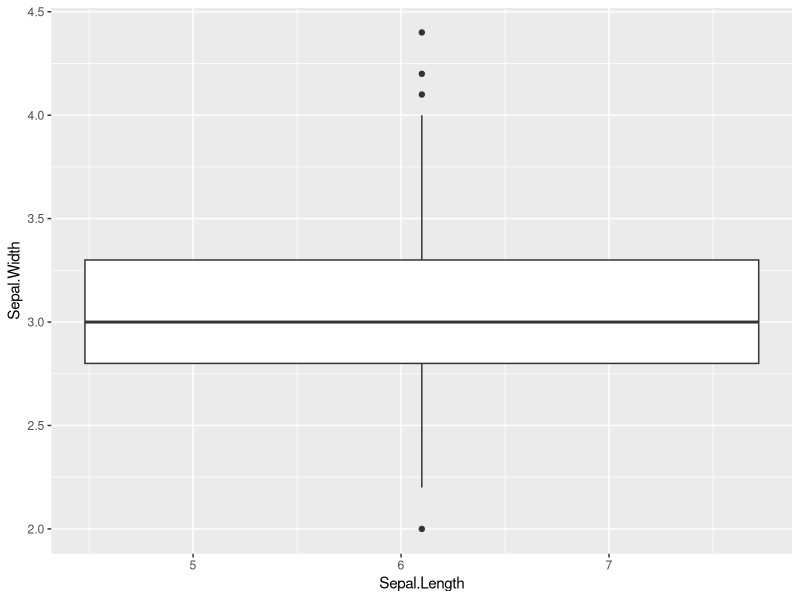
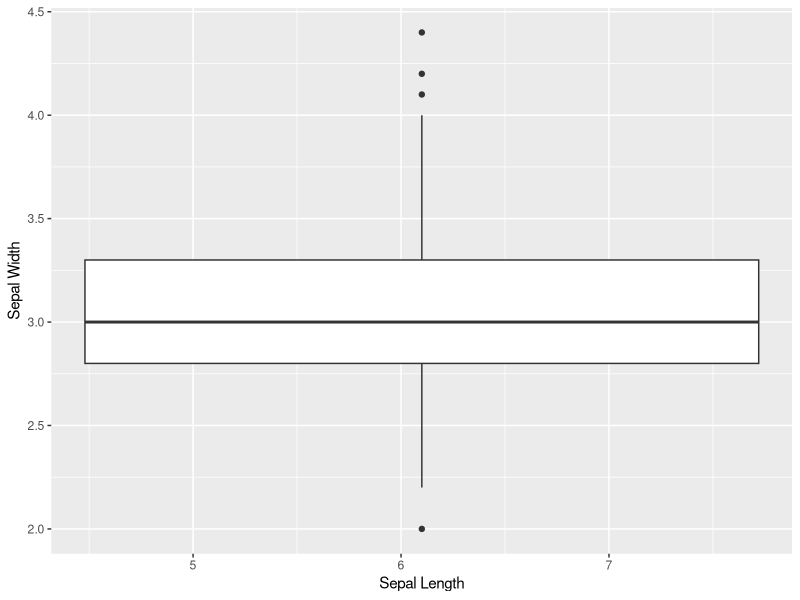
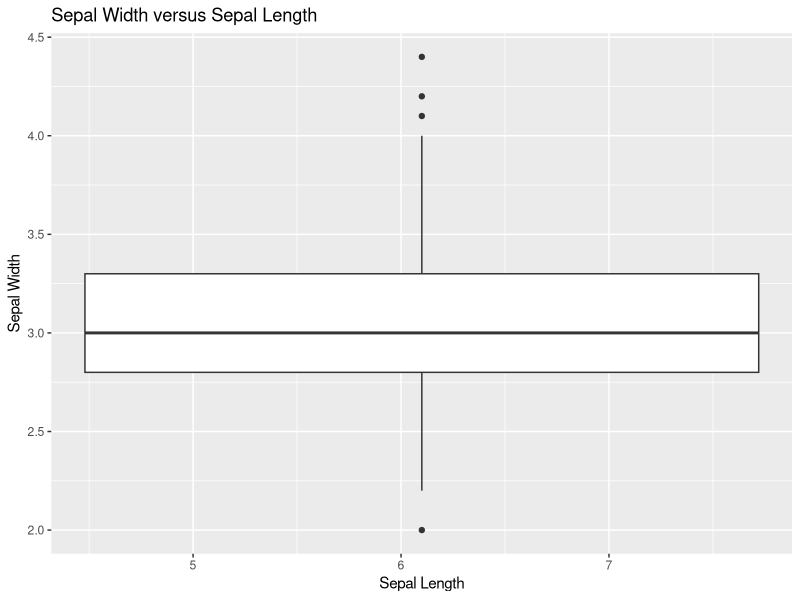

These figures' R source, in order:
# loaded data - kylie
iris_data <- data.frame(iris)

# data viz - maddie
library(ggplot2)
ggplot(iris_data, aes(x=Sepal.Length, y=Sepal.Width)) + geom_boxplot()

# labels - claire - 
library(ggplot2)
ggplot(iris_data, aes(x=Sepal.Length, y=Sepal.Width)) + geom_boxplot() + xlab("Sepal Length") + ylab("Sepal Width")

# labels - emma
library(ggplot2)
ggplot(iris_data, aes(x=Sepal.Length, y=Sepal.Width)) + geom_boxplot() + 
  xlab("Sepal Length") + ylab("Sepal Width") + ggtitle("Sepal Width versus Sepal Length")

